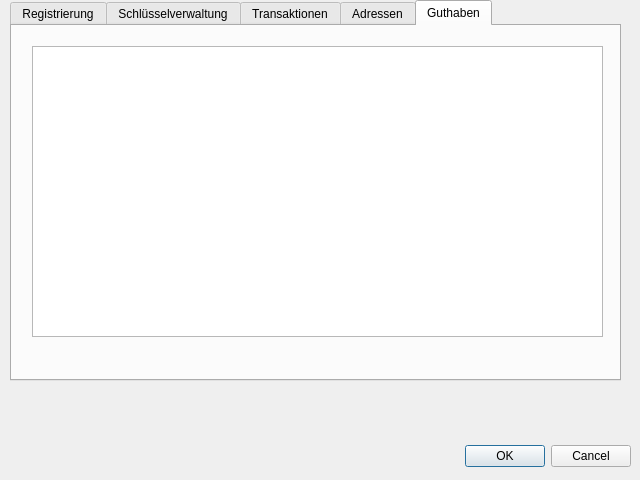
<?xml version="1.0" encoding="UTF-8"?>
<ui version="4.0">
 <class>Account</class>
 <widget class="QDialog" name="Account">
  <property name="windowModality">
   <enum>Qt::ApplicationModal</enum>
  </property>
  <property name="geometry">
   <rect>
    <x>0</x>
    <y>0</y>
    <width>640</width>
    <height>480</height>
   </rect>
  </property>
  <property name="windowTitle">
   <string>Konto</string>
  </property>
  <widget class="QDialogButtonBox" name="buttonBox">
   <property name="geometry">
    <rect>
     <x>10</x>
     <y>440</y>
     <width>621</width>
     <height>32</height>
    </rect>
   </property>
   <property name="orientation">
    <enum>Qt::Horizontal</enum>
   </property>
   <property name="standardButtons">
    <set>QDialogButtonBox::Cancel|QDialogButtonBox::Ok</set>
   </property>
  </widget>
  <widget class="QTabWidget" name="tabWidget">
   <property name="geometry">
    <rect>
     <x>10</x>
     <y>0</y>
     <width>611</width>
     <height>381</height>
    </rect>
   </property>
   <property name="currentIndex">
    <number>4</number>
   </property>
   <widget class="QWidget" name="tab_1">
    <attribute name="title">
     <string>Registrierung</string>
    </attribute>
    <widget class="QLabel" name="label">
     <property name="geometry">
      <rect>
       <x>10</x>
       <y>20</y>
       <width>571</width>
       <height>81</height>
      </rect>
     </property>
     <property name="text">
      <string>Um an einer offiziellen Wahl teilnehmen zu können, müssen Sie sich zuerst als Online-Wähler registrieren. Dieser Assistent führt Sie Schritt für Schritt durch den Registrierungprozess.</string>
     </property>
     <property name="wordWrap">
      <bool>true</bool>
     </property>
    </widget>
   </widget>
   <widget class="QWidget" name="tab_5">
    <attribute name="title">
     <string>Schlüsselverwaltung</string>
    </attribute>
    <widget class="QPushButton" name="pushButton">
     <property name="geometry">
      <rect>
       <x>380</x>
       <y>310</y>
       <width>221</width>
       <height>25</height>
      </rect>
     </property>
     <property name="text">
      <string>Neues Schlüsselpaar erzeugen</string>
     </property>
    </widget>
    <widget class="QListWidget" name="listWidget">
     <property name="geometry">
      <rect>
       <x>20</x>
       <y>30</y>
       <width>571</width>
       <height>251</height>
      </rect>
     </property>
    </widget>
    <widget class="QLabel" name="label_2">
     <property name="geometry">
      <rect>
       <x>10</x>
       <y>10</y>
       <width>561</width>
       <height>17</height>
      </rect>
     </property>
     <property name="text">
      <string>Vorhandene Schlüssel</string>
     </property>
    </widget>
   </widget>
   <widget class="QWidget" name="tab_2">
    <attribute name="title">
     <string>Transaktionen</string>
    </attribute>
    <widget class="QListWidget" name="listWidget_2">
     <property name="geometry">
      <rect>
       <x>20</x>
       <y>20</y>
       <width>571</width>
       <height>291</height>
      </rect>
     </property>
    </widget>
   </widget>
   <widget class="QWidget" name="tab_3">
    <attribute name="title">
     <string>Adressen</string>
    </attribute>
    <widget class="QListWidget" name="listWidget_3">
     <property name="geometry">
      <rect>
       <x>20</x>
       <y>20</y>
       <width>571</width>
       <height>291</height>
      </rect>
     </property>
    </widget>
   </widget>
   <widget class="QWidget" name="tab_4">
    <attribute name="title">
     <string>Guthaben</string>
    </attribute>
    <widget class="QListWidget" name="listWidget_4">
     <property name="geometry">
      <rect>
       <x>20</x>
       <y>20</y>
       <width>571</width>
       <height>291</height>
      </rect>
     </property>
    </widget>
   </widget>
  </widget>
 </widget>
 <resources/>
 <connections>
  <connection>
   <sender>buttonBox</sender>
   <signal>accepted()</signal>
   <receiver>Account</receiver>
   <slot>accept()</slot>
   <hints>
    <hint type="sourcelabel">
     <x>248</x>
     <y>254</y>
    </hint>
    <hint type="destinationlabel">
     <x>157</x>
     <y>274</y>
    </hint>
   </hints>
  </connection>
  <connection>
   <sender>buttonBox</sender>
   <signal>rejected()</signal>
   <receiver>Account</receiver>
   <slot>reject()</slot>
   <hints>
    <hint type="sourcelabel">
     <x>316</x>
     <y>260</y>
    </hint>
    <hint type="destinationlabel">
     <x>286</x>
     <y>274</y>
    </hint>
   </hints>
  </connection>
 </connections>
</ui>
